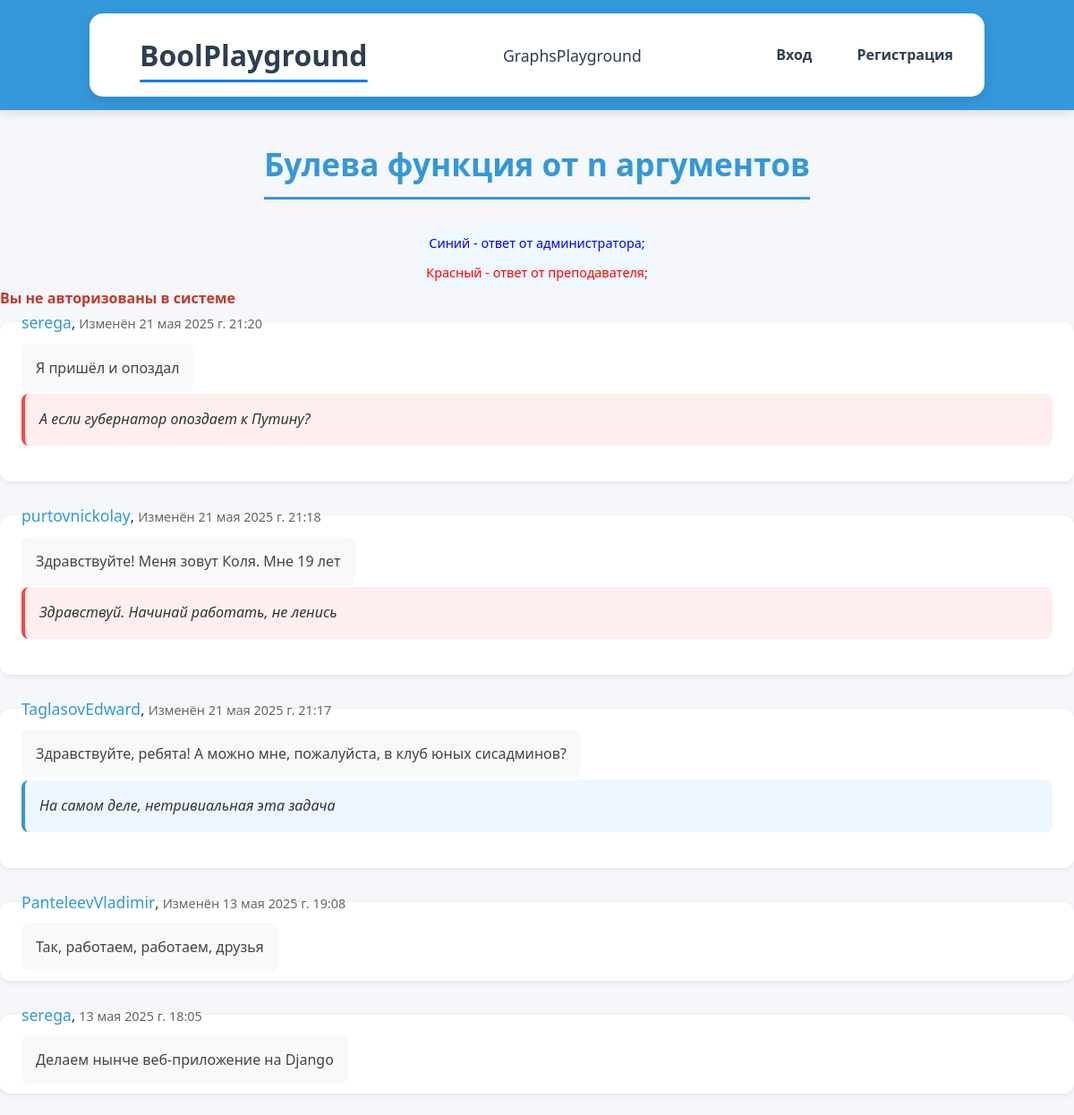
Screenshot of /1/comments with the database file from the repository.
### main/models.py (models this page shows, shortened)
class Task(models.Model):
    author = models.ForeignKey(Teacher,on_delete=models.CASCADE)
    title = models.CharField(max_length=255)
    description = models.TextField(unique=True,null = False,)
    level = models.CharField(choices= Difficult_choices,default='Лёгкий',max_length=8)
    type = models.CharField(choices = Type_choices, default = 'Булевы Функции',max_length=20, db_index=True)
    class Meta:
        ordering = ['pk']

class Comment(models.Model):
    user = models.ForeignKey(User,on_delete = models.CASCADE)
    task = models.ForeignKey(Task,on_delete=models.CASCADE)
    change_time = models.DateTimeField(auto_now=True)
    text = models.TextField(null = False,default="Текст комментария",max_length=1000)
    was_changed = models.BooleanField(default=False)
    teacher_answer = models.CharField(blank = True,max_length=500)
    admin_answer = models.CharField(blank = True,max_length=500)

### main/views.py (the view, shortened to what this page needs)
# urls.py: path('<int:pk>/comments',CommentList.as_view(),name = "comment_list"),
class CommentList(ListView):
    model = Comment
    template_name = "sign/comments.html"
    context_object_name = "Comments"
    def get_context_data(self, **kwargs):
        context = super().get_context_data(**kwargs)
        request = self.request
        need_task_id = int(request.path.split('/')[1])
        need_task = Task.objects.get(id = need_task_id)
        need_comments = need_task.comment_set.all().order_by("-change_time")
        context['task'] = need_task
        context['comments'] = need_comments
        if not request.user.is_authenticated:
            context['user_is_teacher'] = False
        else:
            context['user_is_teacher'] = Teacher.objects.filter(user = request.user).exists()
        return context
    def get(self,request,*args,**kwargs):
        return super().get(request,*args,**kwargs)

### main/context_processors.py (called while the page is built)
def flatpages_processors(request):
    step = TaskList.paginate_by
    context = {
        'user': request.user,
        'graphs_begin': Task.objects.filter(type="Булевы Функции").count() // step + 1
    }
    return context

### templates/sign/comments.html (shortened to what this page needs)
{% include 'flatpages/default.html' %}
{% block content %}
    <center>
      <a href="{% url 'task_detail' pk=task.pk %}"> <h1>{{task.title}} </h1></a>
      <span id = "information_1" style = "color:blue;">Синий - ответ от администратора;   </span>
      <span id = "information_2" style = "color:red;">Красный - ответ от преподавателя;</span>
    </center>
    {% if user.is_authenticated %}
        <h4 style="color: green;">
            <span id="writeComment">Написать комментарий:</span>
        </h4>
        <form action="{% url 'comment_list' pk=task.pk %}" method="post" id = "create_form">
            {% csrf_token %}
            <textarea id="input" name="input" placeholder="Текcт комментария" required></textarea>
            <input type="number" id = "task_id" name = "task_id" value = {{task.pk}}>
            <input type="submit" id = "submit" value = "Отправить">
        </form>
    {% else %}
            <h4 style="color: #c0392b;">Вы не авторизованы в системе</h4>
    {% endif %}
    <div class = "main">
        {% for comment in comments %}
            <fieldset id = "{{comment.id}}">
                <legend>
                  <span id = "username">{{comment.user.username}}</span>,
                  <span>{% if comment.was_changed %} Изменён {% endif %} {{comment.change_time}}</span>
                </legend>
                <label id = "comment_text_label">
                    <span class = "comment_text" id  = "comment_text{{comment.pk}}" >{{comment.text}}</span>
                </label>
                {% if comment.teacher_answer %}
                    <label id = "teacher_answer_text">
                        <span>{{comment.teacher_answer}}</span>
                    </label>
                {% endif %}
                {% if comment.admin_answer %}
                    <label id = "admin_answer_text">
                        <span id = "admin_answer_for{{comment.pk}}">{{comment.admin_answer}}</span>
                    </label>
                {% endif %}
            </fieldset>
        {% endfor %}
    </div>
{% endblock %}

### static/css/navbar.css (style rules this page uses)
body { font-family: 'Segoe UI', Tahoma, Geneva, Verdana, sans-serif; background-color: #ecf0f3; color: #333; margin: 0; padding: 0; }
a { color: #3498db; text-decoration: none; font-weight: bold; }

### templates/sign/comments.html (style rules this page uses)
* { box-sizing: border-box; margin: 0; padding: 0; }
body { font-family: 'Segoe UI', Tahoma, Geneva, Verdana, sans-serif; line-height: 1.6; background-color: #f5f7fa; color: #333; }
center h1 { color: #3398d9; margin: 2rem 0; font-size: 2.2em; border-bottom: 3px solid #3398d9; padding-bottom: 0.5rem; display: inline-block; }
#information_1, #information_2 { font-size: 0.9em; margin: 0 10px; padding: 5px 10px; border-radius: 15px; background: #f0f8ff; }
.main fieldset { border: none; background: white; border-radius: 12px; padding: 1.5rem; margin-bottom: 1.5rem; box-shadow: 0 2px 6px rgba(0,0,0,0.08); }
legend span:first-child { color: #3398d9; font-size: 1.1em; }
legend span:last-child { color: #666; font-size: 0.9em; }
.comment_text { color: #444; margin: 1rem 0; padding: 1rem; background: #f8f9fb; border-radius: 8px; }
#teacher_answer_text, #admin_answer_text { display: block; margin: 1rem 0; padding: 1rem; border-radius: 8px; font-style: italic; }
#teacher_answer_text { background: #fee; border-left: 4px solid #ff4444; }
#admin_answer_text { background: #eef7ff; border-left: 4px solid #3398d9; }
form, .main fieldset, .modal-content, .modal-delete { max-width: 100%; width: 100%; }
center { display: flex; flex-direction: column; align-items: center; padding: 0 10px; }
.comment_text, #teacher_answer_text, #admin_answer_text { word-break: break-word; overflow-wrap: anywhere; }

### rows the page displays
Task: title "Булева функция от n аргументов"
Comment: user.username "serega", was_changed "Изменён", change_time "21 мая 2025 г. 21:20", text "Я пришёл и опоздал", teacher_answer "А если губернатор опоздает к Путину?"
Comment: user.username "purtovnickolay", was_changed "Изменён", change_time "21 мая 2025 г. 21:18", text "Здравствуйте! Меня зовут Коля. Мне 19 лет", teacher_answer "Здравствуй. Начинай работать, не ленись"
Comment: user.username "TaglasovEdward", was_changed "Изменён", change_time "21 мая 2025 г. 21:17", text "Здравствуйте, ребята! А можно мне, пожалуйста, в клуб юных сисадминов?", admin_answer "На самом деле, нетривиальная эта задача"
Comment: user.username "PanteleevVladimir", was_changed "Изменён", change_time "13 мая 2025 г. 19:08", text "Так, работаем, работаем, друзья"
Comment: user.username "serega", change_time "13 мая 2025 г. 18:05", text "Делаем нынче веб-приложение на Django"
